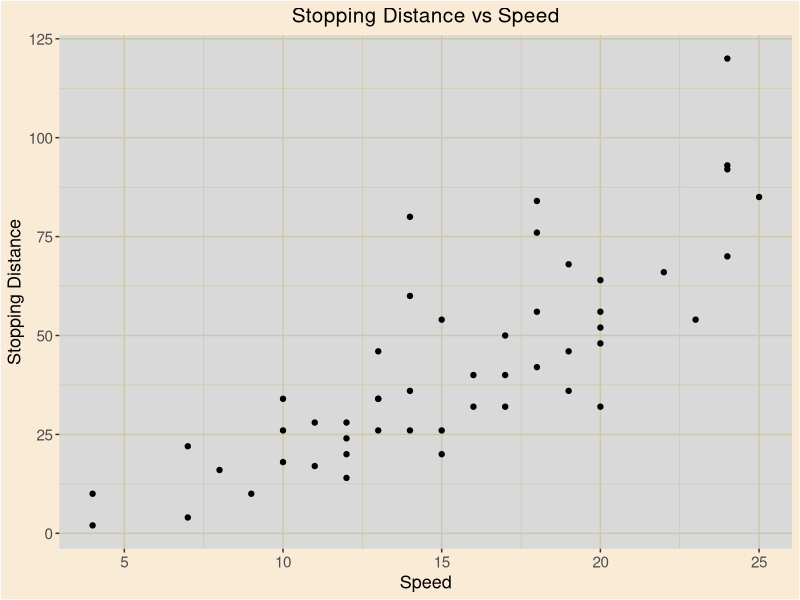
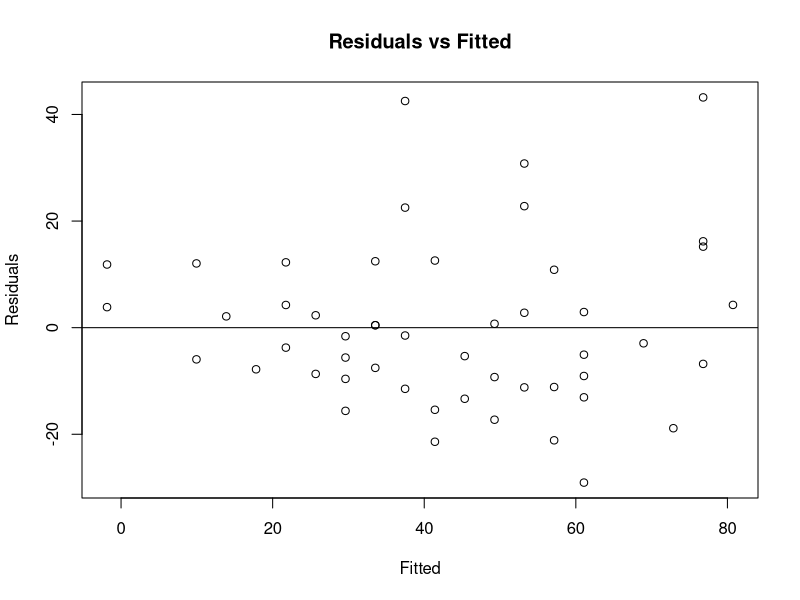
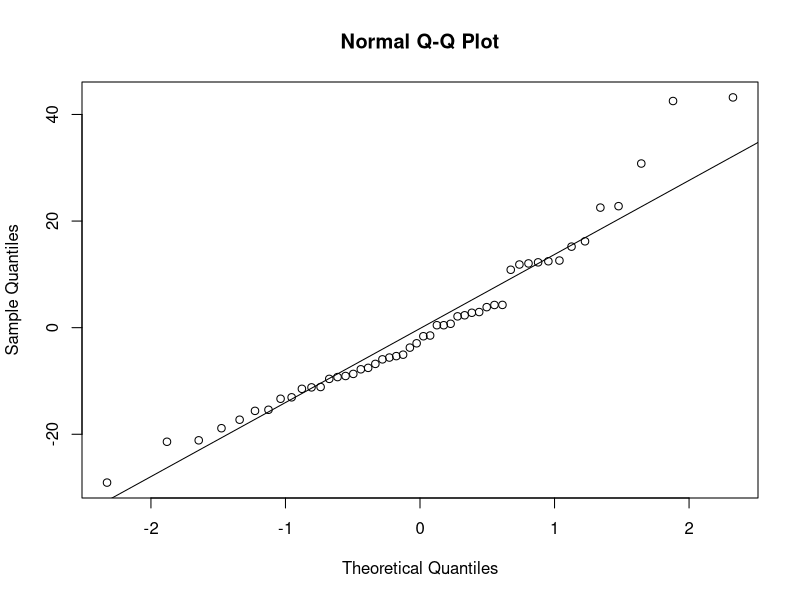
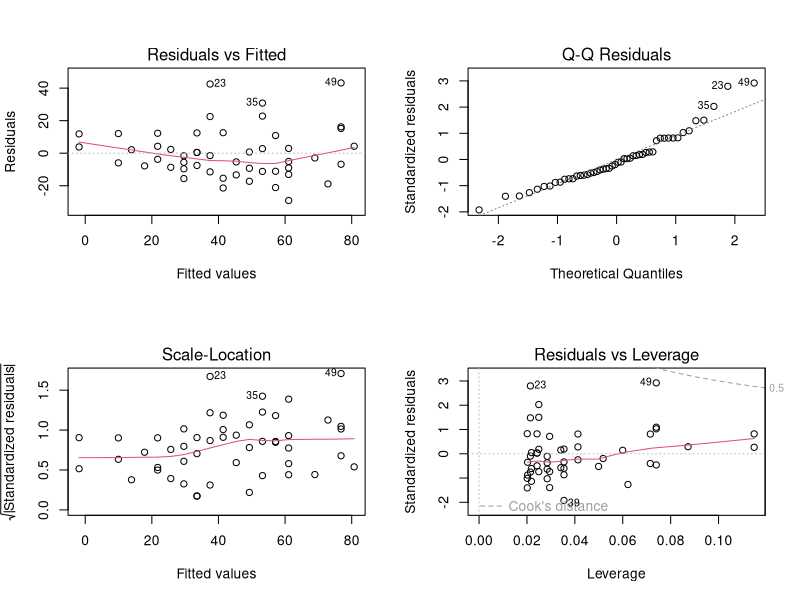

Write the R code that produced these figures, in order.
## ---- chunk 1
knitr::opts_chunk$set(echo = TRUE)
## ---- chunk 2
library(tidyverse)
## ---- chunk 3
glimpse(cars)
## ---- chunk 4
summary(cars)
## ---- chunk 5
p = ggplot(cars, aes(x=speed, y=dist)) + geom_point() + theme(panel.grid.major = element_line(colour = "lemonchiffon3"),
    panel.grid.minor = element_line(colour = "lemonchiffon3"),
    axis.title = element_text(size = 13),
    axis.text = element_text(size = 11),
    axis.text.x = element_text(family = "sans",
        size = 11), axis.text.y = element_text(family = "sans",
        size = 11), plot.title = element_text(size = 15,
        hjust = 0.5), panel.background = element_rect(fill = "gray85"),
    plot.background = element_rect(fill = "antiquewhite")) +labs(title = "Stopping Distance vs Speed",
    x = "Speed", y = "Stopping Distance")
p
## ---- chunk 6
lm_cars = lm(cars$dist ~ cars$speed)
lm_cars
## ---- chunk 7
# Check the summary of the model
summary(lm_cars)
## ---- chunk 8
plot(fitted(lm_cars),resid(lm_cars), main="Residuals vs Fitted", xlab = "Fitted", ylab = "Residuals")
abline(0, 0)
## ---- chunk 9
qqnorm(resid(lm_cars))
qqline(resid(lm_cars))
## ---- chunk 10
par(mfrow=c(2,2))
plot(lm_cars)
